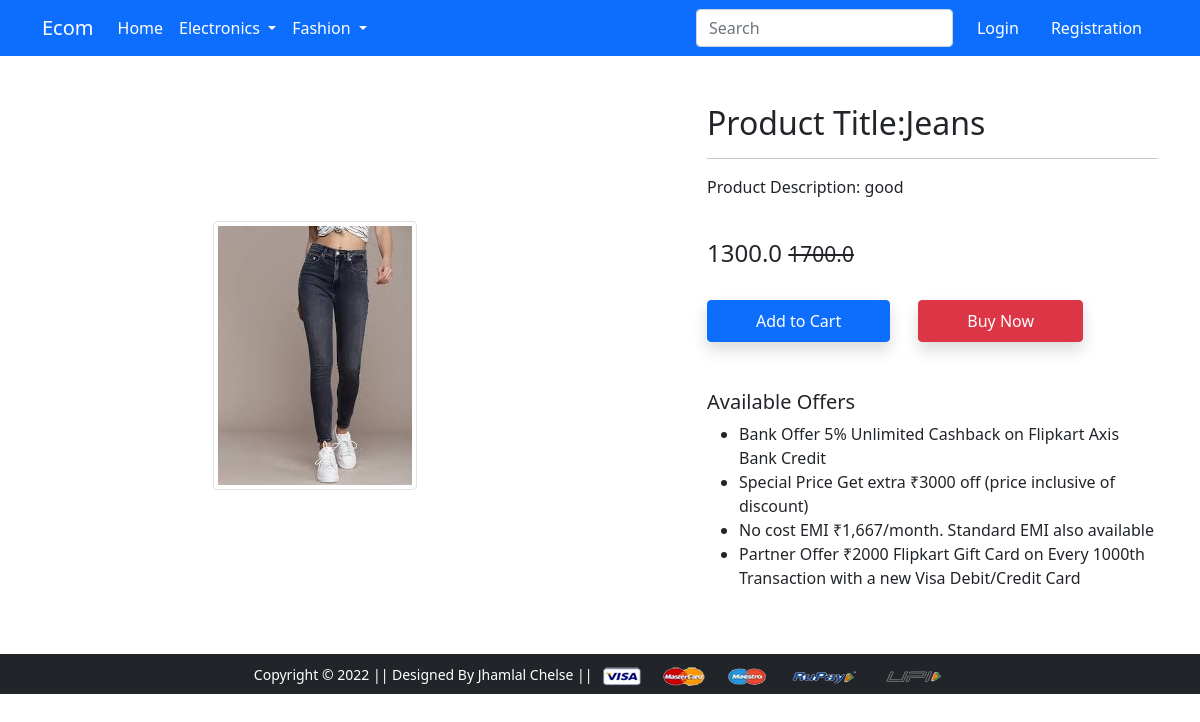
Screenshot of /product-detail/1 with the database file from the repository.
### app/models.py (models this page shows, shortened)
class ProductDetail(models.Model):
    title=models.CharField(max_length=120)
    selling_price=models.FloatField()
    discount_price=models.FloatField()
    descripttion=models.TextField()
    brand=models.CharField(max_length=120)
    category=models.CharField(choices=CATEGORY_CHOICE, max_length=2)
    product_image=models.FileField(upload_to='productimgs',null=True)

### app/views.py (the view)
# urls.py: path('product-detail/<int:pk>', views.ProductDetailView.as_view(), name='product-detail'),
class ProductDetailView(View):
    def get(self, request, pk):
        product = ProductDetail.objects.get(pk=pk)
        item_already_in_cart = False
        if request.user.is_authenticated:
            item_already_in_cart = Cart.objects.filter(Q(product=product.id) & Q(user=request.user)).exists()
        return render(request, 'app/productdetail.html', {'product': product,'item_already_in_cart':item_already_in_cart})

### app/templates/app/productdetail.html (shortened to what this page needs)
{% extends 'app/base.html' %}
{% load static %}
{% block main-content %}
<div class="container my-5">
 <div class="row">
  <div class="col-sm-6 text-center align-self-center">
   <img src="{{product.product_image.url}}" alt="" class="img-fluid img-thumbnail">
  </div>
  <div class="col-sm-5 offset-sm-1">
   <h2>Product Title:{{product.title}}</h2>
   <hr>
   <p>Product Description: {{product.descripttion}}</p> <br>
   <h4>{{product.discount_price}}  <small class="fw-light text-decoration-line-through"> {{product.selling_price}}</small></h4> <br>
   {% if request.user.is_authenticated %}
    {% if item_already_in_cart %}
     <a href="{% url 'show-cart' %}" class="btn btn-warning shadow px-5 py-2">Go To Cart</a>
    {% else %}
   <form action="/add-to-cart" class="d-inline">
    <input type="hidden" name="prod_id" value={{product.id}} id="prod_id">
    <button type="submit" class="btn btn-primary shadow px-5 py-2">Add to Cart</button>
    </form>
    {% endif %}
    {% else %}
   <form action="/add-to-cart" class="d-inline">
    <button type="submit" class="btn btn-primary shadow px-5 py-2">Add to Cart</button>
    </form>
   {% endif %}
   <a href="{% url 'checkout' %}" class="btn btn-danger shadow px-5 py-2 ms-4">Buy Now</a>
   <h5 class="mt-5">Available Offers</h5>
   <ul>
    <li>Bank Offer 5% Unlimited Cashback on Flipkart Axis Bank Credit</li>
    <li>Special Price Get extra ₹3000 off (price inclusive of discount)</li>
    <li>No cost EMI ₹1,667/month. Standard EMI also available</li>
    <li>Partner Offer ₹2000 Flipkart Gift Card on Every 1000th Transaction with a new Visa Debit/Credit Card</li>
   </ul>
  </div>
 </div>
</div>
{% endblock main-content %}

### rows the page displays
ProductDetail: product_image (picture), title "Jeans", descripttion "good", discount_price "1300.0", selling_price "1700.0"
